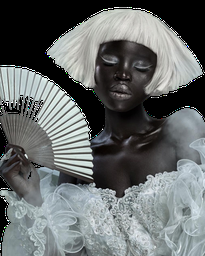
#> input picture removed.png, 205 x 256 px, shrunk from 447 x 559 before the run
$ jupyter execute process.ipynb
#> lines starting #> are read from the running program, lines starting #| are printed output that depends on the picture
#> further down, image is the input picture: shape (256, 205, 4); mean B, G, R, A 107.2, 107.2, 103, 193.6
[cell 1]
# Imports.

from collections import Counter
from sklearn.cluster import KMeans

import colorsys
import cv2
import numpy as np
import os
import pandas as pd

[cell 2]
class Face():
    """A class to process an image of a model.

    Args:
        image: A 3D numpy array of BGRA pixels.
    """

    def __init__(self, image):

        # # opencv scales [0, 255]. We want [0, 1].
        self._im = image / 255.0

        # Placeholder fields.
        self._df = None
        self._path = None
        self._skin_label = None


    def make_df(self):
        """Convert the image (3D numpy array) into a pandas dataframe."""

        # Reshape into tabular data, taking care to keep the row and column index of each pixel.
        # This could be accomplished with a tangled mess of .ravel() and .vstack(), but numpy commands are illegible.
        (height, width, four) = self._im.shape
#> height = 256; width = 205; four = 4
        data = []
        for i in range(height):
            for j in range(width):
                [b, g, r, a] = self._im[i, j]
                (h, l, s) = colorsys.rgb_to_hls(r, g, b)
                df_row = [r, g, b, h, l, s, i, j, a]
                data.append(df_row)
#> after the loop, data = 52480 items
        df = pd.DataFrame(data, columns=["r", "g", "b", "h", "l", "s", "row", "col", "a"])
#> df = table of 52480 rows and 9 columns

        # Remove any transparent pixels.
        df = df.query("a > 0.5")
#> df = table of 39841 rows and 9 columns

        # Store the dataframe.
        self._df = df
#> self._df = table of 39841 rows and 9 columns


    def fit_and_predict(self, features, n_clusters):
        """Fit a k-means model to a dataframe of features.

        Args:
            features: list of features (strings) to be used in the k-means model
            n_clusters: int
        """

        # Record the name of this model.
        self._path = "".join(features) + str(n_clusters) + "_{}.jpg"

        # Use the data frame of the full image to fit a model.
        df = self._df[features]
        k_means = KMeans(n_clusters=n_clusters)
        k_means.fit(df)

        # Calculate and store the labels.
        labels = k_means.predict(df)
        self._df["label"] = labels


    def calculate_skin_label(self):
        """Determine which label value refers to skin."""

        all_labels = set(self._df["label"].tolist())
        darkest_l = 100
        for label in all_labels:
            relevant_rows = self._df[self._df["label"] == label]
            avg_l = relevant_rows["l"].mean()
            # Use the fact that her skin is very dark.
            if avg_l < darkest_l:
                darkest_l = avg_l
                self._skin_label = label


    def make_and_save_color(self):
        """Create and save her summary skin tone."""

        # Grab just the pixels that are skin
        skin_rows = self._df[self._df["label"] == self._skin_label]
        skin_pixels = skin_rows[["b", "g", "r"]] # Curse open cv2 and it's bgr format!! Why!!??

        # Take the median of these skin pixels and coerce into numpy array
        median_pd = skin_pixels.median(axis=0)
        median_np = np.array(median_pd)

        # Save a block of color.
        color_block = np.zeros((100, 100, 3), dtype=np.uint8)
        color_block[:, :] = median_np * 255
        cv2.imwrite(self._path.format("color"), color_block)


    def make_and_save_image(self):
        """Create and save images to sanity check the model fitting."""

        # Store the label for each pixel in order to build images.
        label_dict = {}
        for index, df_row in self._df.iterrows():
            key = (df_row.row, df_row.col)
            value = (df_row.label, df_row.r, df_row.g, df_row.b)
            label_dict[key] = value

        # Create a blank image to fill in.
        (height, width, four) = self._im.shape
        im = np.zeros((height, width, 3), dtype=np.uint8)

        # Fill in the pixels.
        for i in range(height):
            for j in range(width):
                key = (i, j)

                # This was a background pixel that got removed, so keep it white.
                if key not in label_dict:
                    im[i, j] = [255, 255, 255]
                    continue

                label, r, g, b = label_dict[key]

                if label == self._skin_label:
                    im[i, j] = [round(b * 255), round(g * 255), round(r * 255)]
                else:
                    im[i, j] = [255, 240, 180]

        cv2.imwrite(self._path.format("skin"), im)

[cell 3]
MODELS = [
    (["g", "l"], 3),
    (["r"], 3),
    (["r", "g", "b"], 2),
    (["r", "g", "b"], 3),
]

[cell 4]
# Run Florence through the pipeline.

image_path = "removed.png"
image = cv2.imread(image_path, cv2.IMREAD_UNCHANGED)
face = Face(image)
face.make_df()

for (features, n_clusters) in MODELS:
    print("features:", features, "\nn_clusters:", n_clusters, "\n")
    face.fit_and_predict(features, n_clusters)
    face.calculate_skin_label()
    face.make_and_save_color()
    face.make_and_save_image()
#> this loop made 4 passes
#> (df in fit_and_predict, skin_rows in make_and_save_color, skin_pixels in make_and_save_color, median_np in make_and_save_color) on passes 1 to 4: (table of 39841 rows and 2 columns, table of 10390 rows and 10 columns, table of 10390 rows and 3 columns, [0.149, 0.149, 0.169]), (table of 39841 rows and 1 columns, table of 10494 rows and 10 columns, table of 10494 rows and 3 columns, [0.149, 0.149, 0.169]), (table of 39841 rows and 3 columns, table of 13708 rows and 10 columns, table of 13708 rows and 3 columns, [0.192, 0.192, 0.204]), (table of 39841 rows and 3 columns, table of 10385 rows and 10 columns, table of 10385 rows and 3 columns, [0.149, 0.149, 0.169])
#> pass 1, in make_and_save_color, `cv2.imwrite(self._path.format("color"), color_block)`:
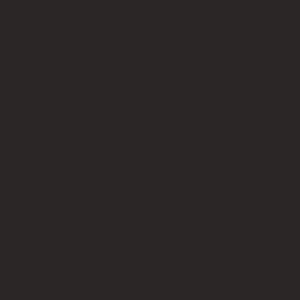
#> saved as gl3_color.jpg: shape (100, 100, 3) (shown 3 times larger); mean B, G, R 38, 38, 43
#> pass 1, in make_and_save_image, `cv2.imwrite(self._path.format("skin"), im)`:
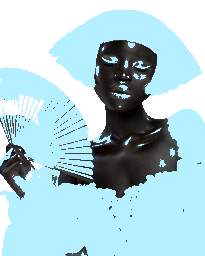
#> saved as gl3_skin.jpg: shape (256, 205, 3); mean B, G, R 212.7, 204.4, 171.3
#> pass 2, in make_and_save_image (call 2), `cv2.imwrite(self._path.format("skin"), im)`:
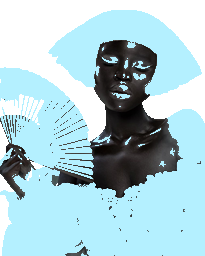
#> saved as r3_skin.jpg: shape (256, 205, 3); mean B, G, R 212.4, 204.1, 171.1
